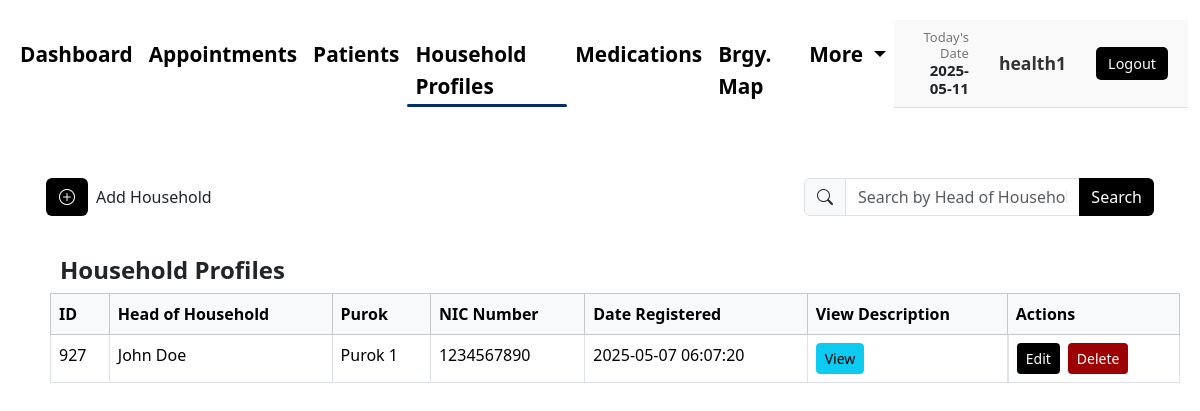
Page /healthworker/hhprofile.php (signed in) on the committed database.
### tables this page shows
CREATE TABLE `households` (
  `household_id` int(11) NOT NULL,
  `head_name` varchar(255) NOT NULL,
  `purok` varchar(255) NOT NULL,
  `nic_number` varchar(20) NOT NULL,
  `num_members` int(11) NOT NULL,
  `created_at` timestamp NOT NULL DEFAULT current_timestamp()
);

### healthworker/hhprofile.php (the view, shortened to what this page needs)
<?php
$username = $_SESSION['username'];
$search = $_GET['search'] ?? '';
$page = isset($_GET['page']) && is_numeric($_GET['page']) ? (int)$_GET['page'] : 1;
$records_per_page = 4;
$offset = ($page - 1) * $records_per_page;
$database = new Database();
$conn = $database->getConnection();
?>
<!DOCTYPE html>
<html lang="en">
<head>
    <link href="https://cdn.jsdelivr.net/npm/bootstrap@5.3.3/dist/css/bootstrap.min.css" rel="stylesheet">
    <link href="https://cdn.jsdelivr.net/npm/bootstrap-icons@1.10.5/font/bootstrap-icons.css" rel="stylesheet">
    <link rel="stylesheet" href="../css/hhprofile.css">
</head>
<body>
<nav class="navbar navbar-expand-lg navbar-custom">
    <div class="container-fluid">
        <div class="collapse navbar-collapse justify-content-between" id="navbarNav">
        <ul class="navbar-nav">
                    <li class="nav-item">
                        <a class="nav-link <?php echo basename($_SERVER['PHP_SELF']) == 'index.php' ? 'active' : ''; ?>" href="index.php">Dashboard</a>
                    </li>
                    <li class="nav-item">
                        <a class="nav-link <?php echo basename($_SERVER['PHP_SELF']) == 'appointment.php' ? 'active' : ''; ?>" href="appointment.php">Appointments</a>
                    </li>
                    <li class="nav-item">
                        <a class="nav-link <?php echo basename($_SERVER['PHP_SELF']) == 'patient.php' ? 'active' : ''; ?>" href="patient.php">Patients</a>
                    </li>
                    <li class="nav-item">
                        <a class="nav-link <?php echo basename($_SERVER['PHP_SELF']) == 'hhprofile.php' ? 'active' : ''; ?>" href="hhprofile.php">Household Profiles</a>
                    </li>
                    <li class="nav-item">
                        <a class="nav-link <?php echo basename($_SERVER['PHP_SELF']) == 'medications.php' ? 'active' : ''; ?>" href="medications.php">Medications</a>
                    </li>
                    <li class="nav-item">
                        <a class="nav-link <?php echo basename($_SERVER['PHP_SELF']) == 'barangay.php' ? 'active' : ''; ?>" href="barangay.php">Brgy. Map</a>
                    </li>
                    <li class="nav-item dropdown">
                        <a class="nav-link dropdown-toggle
                            <?php echo in_array(basename($_SERVER['PHP_SELF']), ['faqs.php', 'aboutus.php']) ? 'active' : ''; ?>"
                            href="#" id="navbarDropdown" role="button" data-bs-toggle="dropdown" aria-expanded="false">
                            More
                        </a>
                    </li>
                </ul>
                    <div class="user-info">
                        <div class="user-date">
                            <p class="label">Today's Date</p>
                            <p class="value">
                                <?php
                                    echo date('Y-m-d');
                                ?>
                            </p>
                        </div>
                        <div class="user-name">
                            <a href="profile.php">
                                <strong><?php echo htmlspecialchars($username); ?></strong>
                            </a>
                        </div>
                        <form method="POST" action="">
                            <button type="submit" name="logout" class="logout-btn">Logout</button>
                                    </form>
                                    </div>
                                </div>
                            </div>
</nav>
<div class="container top-gap-after-navbar">
    <div class="d-flex justify-content-between align-items-center mb-2" style="margin: 0 26px;">
        <div class="d-flex align-items-center">
            <button type="button" name="add" class="btn add-appointment" data-bs-toggle="modal" data-bs-target="#addHouseholdModal">
                <i class="bi bi-plus-circle"></i>
            </button>
            <span class="ms-2">Add Household</span>
        </div>
        <form method="get" class="d-flex" style="max-width: 350px;">
            <div class="input-group">
                <span class="input-group-text"><i class="bi bi-search"></i></span>
                <input type="text" name="search" class="form-control" placeholder="Search by Head of Household" value="<?= htmlspecialchars($search) ?>">
                <button type="submit" class="btn btn-search">Search</button>
            </div>
        </form>
    </div>
<div class="table-responsive mt-4">
    <div class="table-container">
        <h4 class="fw-bold mt-3" style="margin-left: 10px;">Household Profiles</h4>
        <table class="table table-bordered table-hover bg-white">
            <thead class="table-light">
                <tr>
                    <th>ID</th>
                    <th>Head of Household</th>
                    <th>Purok</th>
                    <th>NIC Number</th>
                    <th>Date Registered</th>
                    <th>View Description</th>
                    <th>Actions</th>
                </tr>
            </thead>
            <tbody id="hhprofileTableBody">
                <?php
try {
    if ($search) {
        $count_stmt = $conn->prepare("CALL search_households_count(:search_term)");
        $count_stmt->bindValue(':search_term', $search);
        $count_stmt->execute();
        $total_households = $count_stmt->fetchColumn();
        $count_stmt->closeCursor();
        $stmt = $conn->prepare("CALL search_households_paginated(:search_term, :limit_val, :offset_val)");
        $stmt->bindValue(':search_term', $search);
        $stmt->bindValue(':limit_val', $records_per_page, PDO::PARAM_INT);
        $stmt->bindValue(':offset_val', $offset, PDO::PARAM_INT);
        $stmt->execute();
        $households = $stmt->fetchAll(PDO::FETCH_ASSOC);
        $stmt->closeCursor();
    } else {
        $stmt = $conn->prepare("CALL get_all_households_paginated(:limit_val, :offset_val)");
        $stmt->bindValue(':limit_val', $records_per_page, PDO::PARAM_INT);
        $stmt->bindValue(':offset_val', $offset, PDO::PARAM_INT);
        $stmt->execute();
        $households = $stmt->fetchAll(PDO::FETCH_ASSOC);
    }
} catch (PDOException $e) {
    echo "Error: " . $e->getMessage();
    exit;
}
                ?>
                <?php if (count($households) > 0): ?>
                    <?php foreach ($households as $h): ?>
                        <tr>
                            <td><?= $h['household_id'] ?></td>
                            <td><?= htmlspecialchars($h['head_name']) ?></td>
                            <td><?= htmlspecialchars($h['purok']) ?></td>
                            <td><?= htmlspecialchars($h['nic_number']) ?></td>
                            <td><?= htmlspecialchars($h['created_at']) ?></td>
                            <td>
                                <button class="btn btn-info btn-sm" data-bs-toggle="modal" data-bs-target="#descModal<?= $h['household_id'] ?>">
                                    View
                                </button>
                            </td>
                            <td class="d-flex gap-2">
                                <button class="btn btn-custom-edit btn-sm" data-bs-toggle="modal" data-bs-target="#editHouseholdModal<?= $h['household_id'] ?>">Edit</button>
                                <form method="post" action="hh_crud.php" class="d-inline" onsubmit="return confirm('Delete this household profile?');">
                                    <button type="submit" name="delete" class="btn btn-custom-delete btn-sm">Delete</button>
                                </form>
                            </td>
                            </div>
                <?php endforeach; ?>
                <?php else: ?>
                    <tr>
                        <td colspan="7" class="text-center">No household profiles found.</td>
                    </tr>
                <?php endif; ?>
    </div>
</div>
</body>
</html>

### css/hhprofile.css (style rules this page uses)
body { background-color: #ffffff; }
.navbar-custom { background-color: #ffffff; padding-top: 20px; padding-bottom: 20px; }
.navbar-nav .nav-link { color: black !important; font-size: 1.3rem !important; font-weight: bold; margin-top: 10px; position: relative; padding-bottom: 5px; text-decoration: none; }
.navbar-nav .nav-link.active::after { content: ''; position: absolute; bottom: 0; left: 0; height: 3px; width: 100%; background-color: #003165; border-radius: 2px; }
.user-info { display: flex; justify-content: flex-end; align-items: center; gap: 30px; padding: 10px 20px; background-color: #f9f9f9; border-bottom: 1px solid #ddd; }
.user-info div { font-size: 0.95rem; line-height: 1.2; }
.user-info .label { font-size: 13px; color: #777; margin: 0; text-align: right; }
.user-info .value { font-size: 15px; margin: 0; text-align: right; font-weight: bold; }
.user-name a { text-decoration: none; font-size: 1.1rem; color: #333; font-weight: 600; }
.logout-btn { background-color: #000000; color: #fff; border: none; padding: 6px 12px; border-radius: 5px; font-size: 0.9rem; cursor: pointer; transition: background-color 0.3s ease; }
.top-gap-after-navbar { margin-top: 30px; }
.container { max-width: 100%; padding: 20px; }
.btn-search { background-color: #000000; color: white; border: none; transition: background-color 0.3s ease; }
.d-flex.mb-2 { margin-bottom: 5px !important; }
.table-container { width: 100%; display: flex; flex-direction: column; gap: .1px; }
.table-responsive { max-height: 500px; max-width: 1600px; margin-left: 30px; overflow-y: auto; }
.add-appointment { background-color:rgb(0, 0, 0); color: white; }
.btn-custom-edit { background-color:rgb(0, 0, 0); color: white; }
.btn-custom-delete { background-color:rgb(157, 0, 0); color: white; }

### rows in the picture
households: household_id "927", head_name "John Doe", purok "Purok 1", nic_number "1234567890", created_at "2025-05-07 06:07:20"

### other values in the picture
$username "health1"
